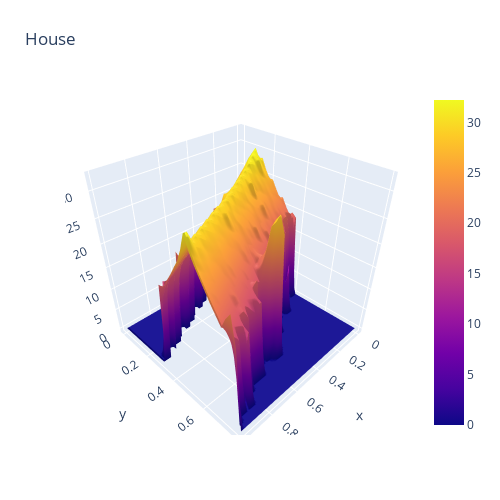

Notebook code for this chart:
### Code cell
z_data = chm_gdp
z = z_data.values
sh_0, sh_1 = z.shape
x, y = np.linspace(0, 1, sh_0), np.linspace(0, 1, sh_1)
fig = go.Figure(data=[go.Surface(z=z, x=x, y=y)])
fig.update_layout(title='House', autosize=False,
                  width=500, height=500,
                  margin=dict(l=65, r=50, b=65, t=90))
fig.show()

### Figure 1 — Plotly figure (JSON) as saved in the notebook; plotly's stock layout.template omitted (floating-point values rounded to 4 significant figures; data arrays with more than 128 entries replaced by an {"elided": "..."} marker saying what was removed)
{"data": [{"type": "surface", "x": [0, 0.02941, 0.05882, 0.08824, 0.1176, 0.1471, 0.1765, 0.2059, 0.2353, 0.2647, 0.2941, 0.3235, 0.3529, 0.3824, 0.4118, 0.4412, 0.4706, 0.5, 0.5294, 0.5588, 0.5882, 0.6176, 0.6471, 0.6765, 0.7059, 0.7353, 0.7647, 0.7941, 0.8235, 0.8529, 0.8824, 0.9118, 0.9412, 0.9706, 1], "y": [0, 0.02326, 0.04651, 0.06977, 0.09302, 0.1163, 0.1395, 0.1628, 0.186, 0.2093, 0.2326, 0.2558, 0.2791, 0.3023, 0.3256, 0.3488, 0.3721, 0.3953, 0.4186, 0.4419, 0.4651, 0.4884, 0.5116, 0.5349, 0.5581, 0.5814, 0.6047, 0.6279, 0.6512, 0.6744, 0.6977, 0.7209, 0.7442, 0.7674, 0.7907, 0.814, 0.8372, 0.8605, 0.8837, 0.907, 0.9302, 0.9535, 0.9767, 1], "z": {"elided": "35x44 float values"}}], "layout": {"autosize": false, "height": 500, "margin": {"b": 65, "l": 65, "r": 50, "t": 90}, "title": {"text": "House"}, "width": 500}}
